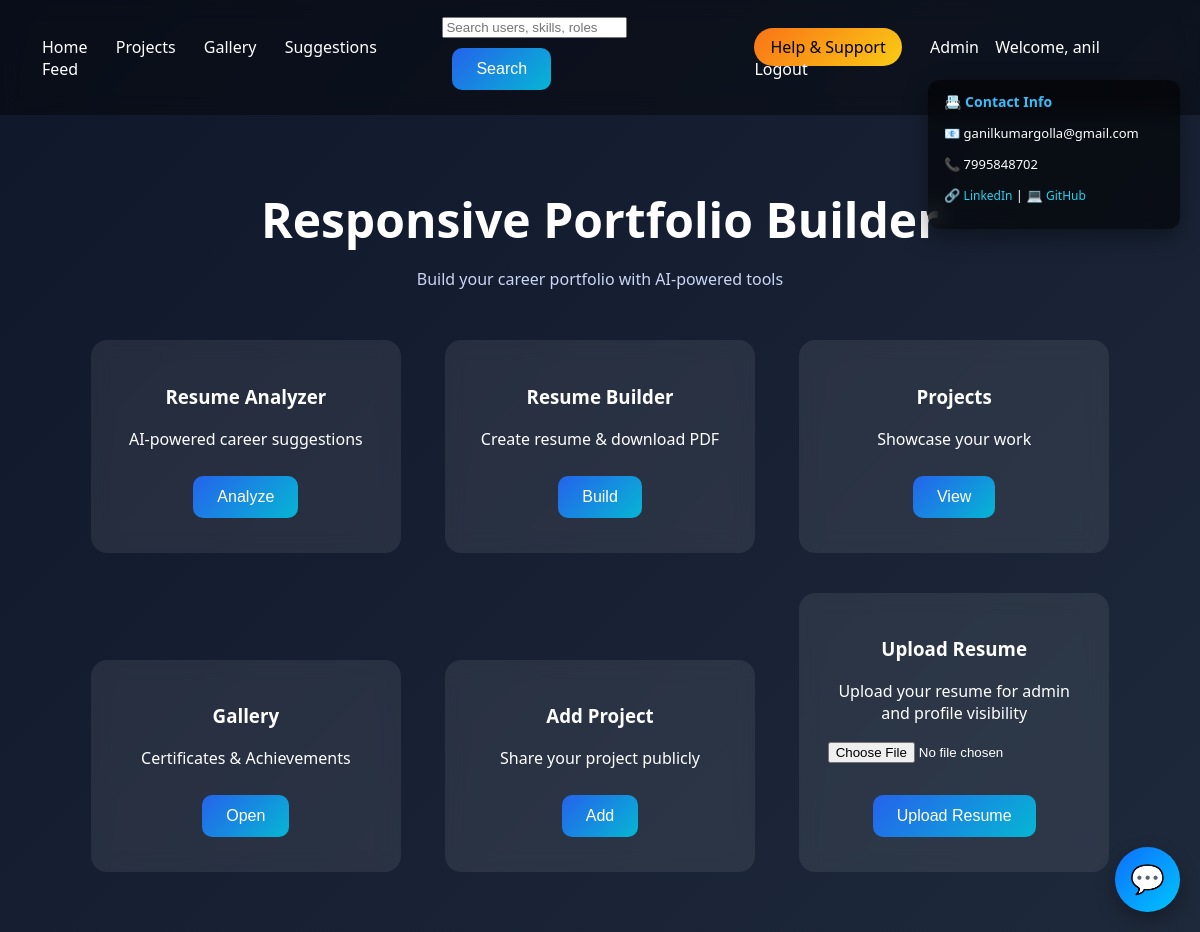
/ (signed in), run on the app's committed database.
### tables this page shows
CREATE TABLE users(
 id INTEGER PRIMARY KEY AUTOINCREMENT,
 name TEXT,
 email TEXT UNIQUE,
 password TEXT
, phone TEXT, linkedin TEXT, github TEXT, resume_score INTEGER DEFAULT 0, activity_score INTEGER DEFAULT 0, resume_file TEXT);

### app.py (the view)
@app.route("/")
def home():
    user_info = None
    if "user_id" in session:
        conn = get_db()
        user_info = conn.execute(
            "SELECT name,email,phone,linkedin,github FROM users WHERE id=?",
            (session["user_id"],)
        ).fetchone()
        conn.close()
    return render_template("home.html", user_info=user_info)

### app.py (called while the page is built)
def get_db():
    return sqlite3.connect(DB_PATH, check_same_thread=False)

### templates/home.html (shortened to what this page needs)
<!DOCTYPE html>
<html lang="en">
<head>
  <link rel="stylesheet" href="/static/css/style.css">
</head>
<body>
<div class="navbar">
  <div class="nav-left">
    <a href="/">Home</a>
    <a href="/projects">Projects</a>
    <a href="/gallery">Gallery</a>
    <a href="/suggestions">Suggestions</a>
    <a href="/feed">Feed</a>
  </div>
  <form action="/search" method="get" class="search-form">
    <input type="text" name="q" placeholder="Search users, skills, roles">
    <button class="btn">Search</button>
  </form>
  <div class="nav-right">
    <a href="/help" class="help-btn">Help & Support</a>
    <a href="/admin/login">Admin</a>
    {% if session.get("user") %}
      <span style="color:white;">Welcome, {{ session["user"] }}</span>
      <a href="/logout">Logout</a>
    {% else %}
      <a href="/login">Login</a>
      <a href="/signup">Signup</a>
    {% endif %}
  </div>
</div>
{% if user_info %}
<div class="contact-box">
  <h4>📇 Contact Info</h4>
  <p>📧 {{ user_info[1] }}</p>
  <p>📞 {{ user_info[2] }}</p>
  <p>
    🔗 <a href="{{ user_info[3] }}" target="_blank">LinkedIn</a> |
    💻 <a href="{{ user_info[4] }}" target="_blank">GitHub</a>
  </p>
</div>
{% endif %}
<div class="container">
  <h1>Responsive Portfolio Builder</h1>
  <p class="subtitle">Build your career portfolio with AI-powered tools</p>
  <div class="card">
    <h3>Resume Analyzer</h3>
    <p>AI-powered career suggestions</p>
    <a href="/analyze"><button class="btn">Analyze</button></a>
  </div>
  <div class="card">
    <h3>Resume Builder</h3>
    <p>Create resume & download PDF</p>
    <a href="/resume-builder"><button class="btn">Build</button></a>
  </div>
  <div class="card">
    <h3>Projects</h3>
    <p>Showcase your work</p>
    <a href="/projects"><button class="btn">View</button></a>
  </div>
  <div class="card">
    <h3>Gallery</h3>
    <p>Certificates & Achievements</p>
    <a href="/gallery"><button class="btn">Open</button></a>
  </div>
  <div class="card">
    <h3>Add Project</h3>
    <p>Share your project publicly</p>
    <a href="/add-project"><button class="btn">Add</button></a>
  </div>
  {% if session.get("user") %}
  <div class="card">
    <h3>Upload Resume</h3>
    <p>Upload your resume for admin and profile visibility</p>
    <form action="/upload-resume" method="post" enctype="multipart/form-data">
      <input type="file" name="resume" accept=".pdf" required><br><br>
      <button class="btn">Upload Resume</button>
    </form>
  </div>
  {% endif %}
</div>
<button id="chatbot-btn" onclick="toggleChat()">💬</button>
</body>
</html>

### static/css/style.css (style rules this page uses)
body { margin: 0; font-family: 'Segoe UI', sans-serif; background: linear-gradient(135deg, #0f172a, #1e293b); color: #fff; }
.container { max-width: 1100px; margin: auto; padding: 40px; text-align: center; }
.btn { background: linear-gradient(135deg, #2563eb, #06b6d4); border: none; padding: 12px 24px; margin: 10px; color: white; font-size: 16px; border-radius: 10px; cursor: pointer; transition: 0.3s; }
.card { background: rgba(255,255,255,0.08); backdrop-filter: blur(10px); border-radius: 16px; padding: 25px; margin: 20px; display: inline-block; width: 260px; transition: 0.4s; transform-style: preserve-3d; }
h1 { font-size: 48px; margin-bottom: 10px; }
.subtitle { color: #cbd5f5; margin-bottom: 30px; }
.navbar { display: flex; justify-content: space-between; align-items: center; padding: 15px 30px; background: rgba(0,0,0,0.4); backdrop-filter: blur(10px); }
.navbar a { color: white; text-decoration: none; margin: 0 12px; font-weight: 500; transition: 0.3s; }
.help-btn { background: linear-gradient(135deg, #f97316, #facc15); padding: 8px 16px; border-radius: 20px; color: black !important; font-weight: bold; }
.contact-box { position: fixed; top: 80px; right: 20px; background: rgba(0,0,0,0.6); backdrop-filter: blur(10px); padding: 12px 16px; border-radius: 12px; color: white; font-size: 13px; width: 220px; box-shadow: 0 8px 25px rgba(0,0,0,0.4); }
.contact-box h4 { margin: 0 0 6px; font-size: 14px; color: #38bdf8; }
.contact-box a { color: #22d3ee; text-decoration: none; font-size: 12px; }

### templates/home.html (style rules this page uses)
#chatbot-btn { position: fixed; bottom: 20px; right: 20px; background: linear-gradient(135deg, #0d6efd, #00c6ff); color: white; width: 65px; height: 65px; border-radius: 50%; display: flex; justify-content: center; align-items: center; font-size: 28px; cursor: pointer; box-shadow: 0 8px 20px rgba(0,0,0,0.3); z-index: 9999; border: none; }

### data on the page
users: user "anil", email "ganilkumargolla@gmail.com", phone "7995848702"
